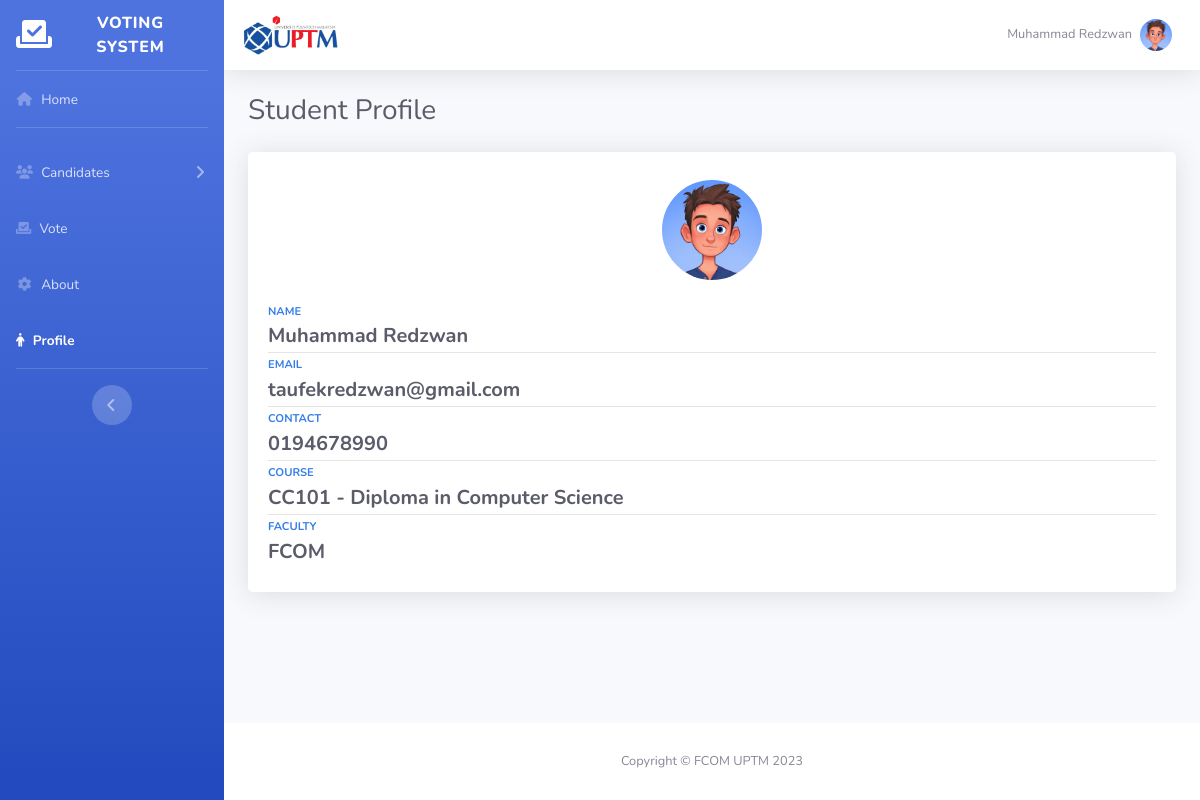
Before: /studentProfile.php (signed in) with the older database file.
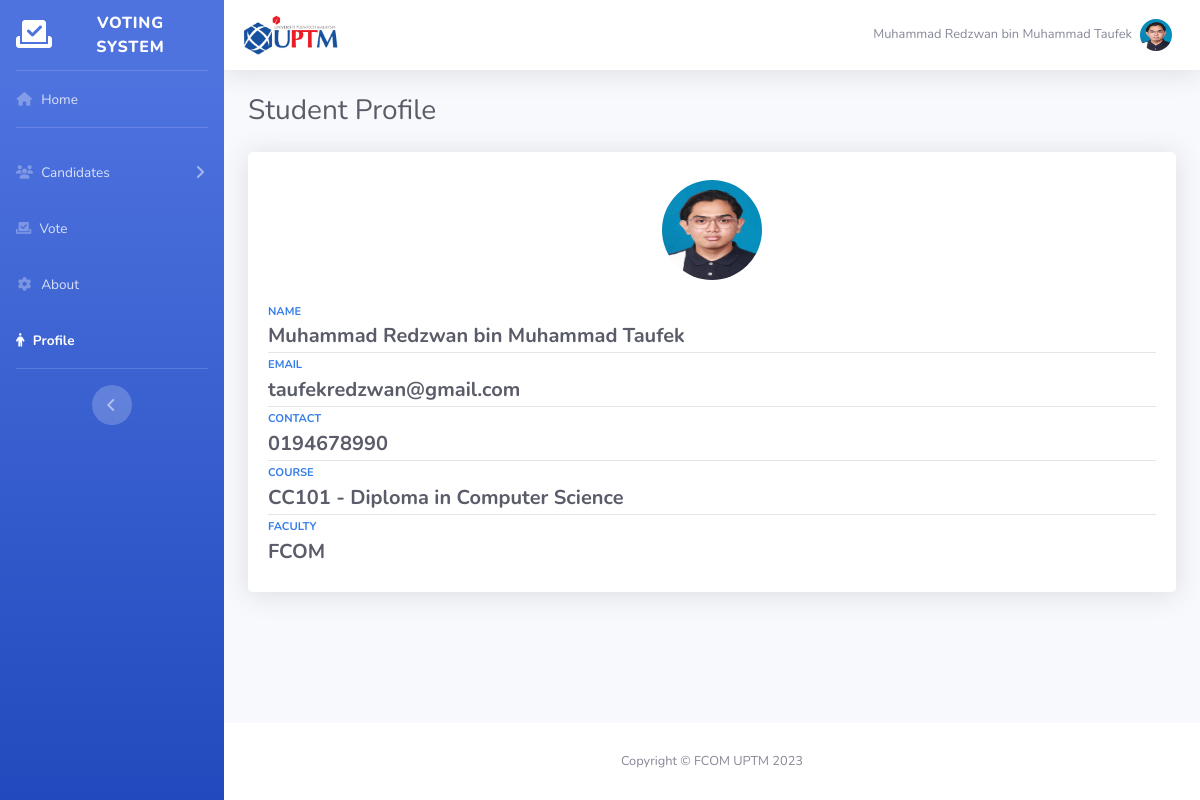
After: the same page with the newer database file.
### tables this page shows
CREATE TABLE `student` (
  `studentId` int(11) NOT NULL,
  `studentPic` varchar(255) NOT NULL,
  `studentName` varchar(80) NOT NULL,
  `email` varchar(100) NOT NULL,
  `password` varchar(255) NOT NULL,
  `contact` varchar(255) NOT NULL,
  `votingHistory` tinyint(4) NOT NULL DEFAULT 0,
  `course` varchar(255) NOT NULL,
  `faculty` varchar(255) NOT NULL,
  `apply` tinyint(1) NOT NULL DEFAULT 0
);

### studentProfile.php (the view, shortened to what the changed rows need)
<?php
    include 'Database/connect.php';
    $sql = "SELECT * FROM student WHERE studentId = '".$_SESSION['student_id']."'";
    $result = $conn->query($sql);
    if ($result->num_rows > 0) {
        $student = $result->fetch_assoc();
        $imagePath = $student['studentPic'];
    } else {
        echo "No student found";
        exit();
    }
?>
<!DOCTYPE html>
<html lang="en">
<head>
    <link rel="stylesheet" href="https://cdnjs.cloudflare.com/ajax/libs/font-awesome/6.2.1/css/all.min.css">
    <link href="css/sb-admin-2.css" rel="stylesheet">
</head>
<body id="page-top">
    <div id="wrapper">
        <div id="content-wrapper" class="d-flex flex-column">
            <div id="content">
                <nav class="navbar navbar-expand navbar-light bg-white topbar mb-4 static-top shadow">
                    <ul class="navbar-nav ml-auto">
                        <li class="nav-item dropdown no-arrow">
                            <a class="nav-link dropdown-toggle" href="#" id="userDropdown" role="button"
                                data-toggle="dropdown" aria-haspopup="true" aria-expanded="false">
                                <span class="mr-2 d-none d-lg-inline text-gray-600 small"><?php echo $_SESSION['user_name']; ?></span>
                                <img src="<?php echo $imagePath; ?>" class="img-profile rounded-circle img-fluid" title="profile images"
                                style="max-width: 200px;" onerror="this.onerror=null; this.src='../img/no_profile.webp'">
                            </a>
                        </li>
                    </ul>
                </nav>
                <div class="container-fluid">
                    <div class="d-sm-flex align-items-center justify-content-between mb-4">
                        <h1 class="h3 mb-0 text-gray-800">Student Profile</h1>
                    </div>
                    <div class="row">
                        <div class="col-xl-12 col-md-12 mb-4">
                            <div class="card border-0 shadow h-100 py-2 rounded-lg">
                                <div class="card-body">
                                    <div class="row no-gutters align-items-center">
                                        <div class="col-12 text-center mb-4">
                                            <img class="img-profile rounded-circle border-primary" title="profile images"
                                                src="<?php echo $imagePath; ?>" style="width:100px;height:100px;" onerror="this.onerror=null; this.src='../img/no_profile.webp'">
                                        </div>
                                        <div class="col-12">
                                            <div class="text-xs font-weight-bold text-primary text-uppercase mb-1">
                                                Name</div>
                                            <div class="h5 mb-0 font-weight-bold text-gray-800"><?php echo $_SESSION['user_name']; ?></div>
                                            <hr class="sidebar-divider my-1">
                                            <div class="text-xs font-weight-bold text-primary text-uppercase mb-1">
                                                Email</div>
                                            <div class="h5 mb-0 font-weight-bold text-gray-800"><?php echo $student['email']; ?></div>
                                            <hr class="sidebar-divider my-1">
                                            <div class="text-xs font-weight-bold text-primary text-uppercase mb-1">
                                                Contact</div>
                                            <div class="h5 mb-0 font-weight-bold text-gray-800"><?php echo $student['contact']; ?></div>
                                            <hr class="sidebar-divider my-1">
                                            <div class="text-xs font-weight-bold text-primary text-uppercase mb-1">
                                                Course</div>
                                            <div class="h5 mb-0 font-weight-bold text-gray-800"><?php echo $student['course']; ?></div>
                                            <hr class="sidebar-divider my-1">
                                            <div class="text-xs font-weight-bold text-primary text-uppercase mb-1">
                                                Faculty</div>
                                            <div class="h5 mb-0 font-weight-bold text-gray-800"><?php echo $student['faculty']; ?></div>
                                        </div>
                                    </div>
                                </div>
                            </div>
                        </div>
                    </div>
                </div>
            </div>
        </div>
    </div>
</body>
</html>

Changed rows visible on the page:
changed student "taufekredzwan@gmail.com": studentPic: a different picture
Other visible differences:
$_SESSION['user_name']: "Muhammad Redzwan" → "Muhammad Redzwan bin Muhammad Taufek"
